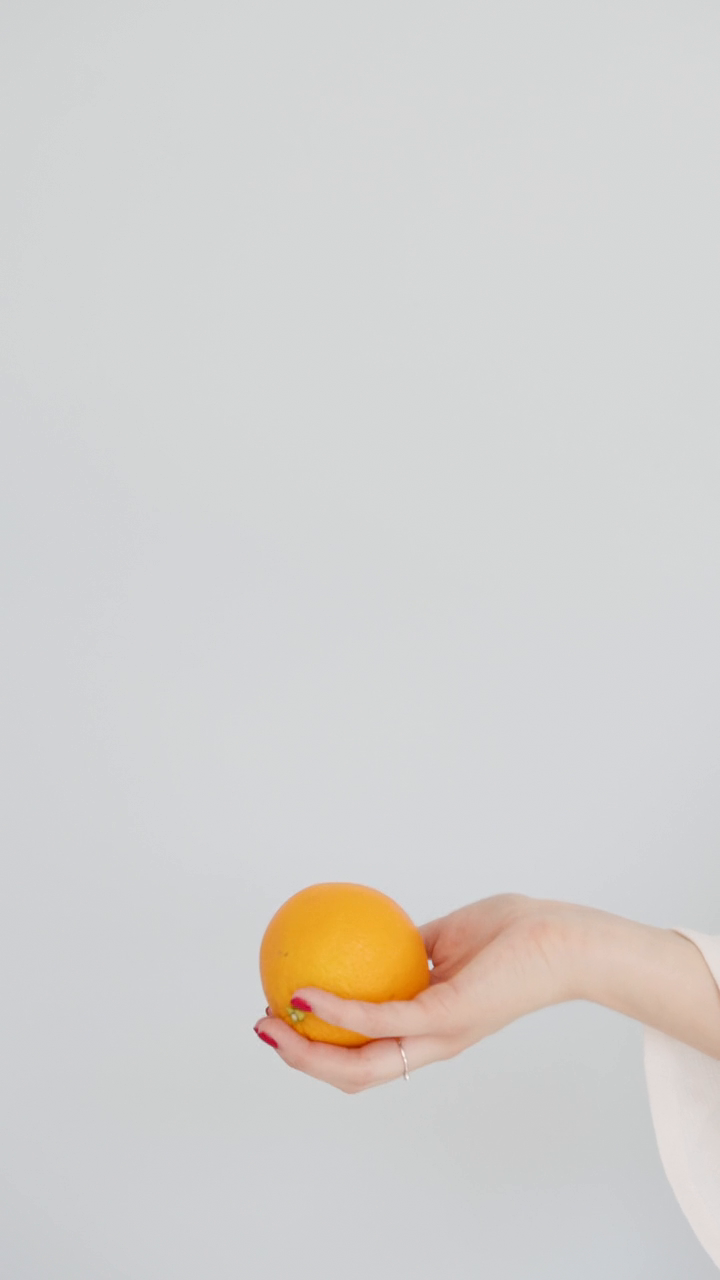
#> input picture frame 29 of IZ1/src/orange.mp4, 720 x 1280 px, given in place of guy.mp4, which was not available
$ python main.py
#> lines starting #> are read from the running program, lines starting #| are printed output that depends on the picture; after the words box and inside, x2 and y2 are one past the last pixel; in counts of white or black regions, pixels touching at a corner belong together
import cv2
import mosse

trackers = {
    'csrt': cv2.TrackerCSRT.create,
    'kcf': cv2.TrackerKCF.create,
    'mosse': cv2.legacy.TrackerMOSSE.create,

    'our_mosse': mosse.Mosse
}

videos = ['bee', 'paraglider', 'car', 'scateboard', 'orange', 'guy']

# Настройки
name = videos[5]
path = f'IZ1/src/{name}.mp4'
tracker_selection = 'csrt'
reset_tracker_on_fail = True
write_video = True
window_name = 'Tracking'
window_size = (1024, 576)
output_path = f'IZ1/out/Tracking_{name}_{tracker_selection}.mp4'

cap = cv2.VideoCapture(path)
w = int(cap.get(cv2.CAP_PROP_FRAME_WIDTH))
h = int(cap.get(cv2.CAP_PROP_FRAME_HEIGHT))
fps = cap.get(cv2.CAP_PROP_FPS)
duration = int(cap.get(cv2.CAP_PROP_FRAME_COUNT) / fps)
fourcc = int(cap.get(cv2.CAP_PROP_FOURCC))
fourcc = chr(fourcc & 0xff) + chr((fourcc >> 8) & 0xff) + chr((fourcc >> 16) & 0xff) + chr((fourcc >> 24) & 0xff) # преобразования кода кодека видео в четырехсимвольную строку
print(f'\nПАРАМЕТРЫ ВИДЕО')
print(f'{path} | {fourcc} | {w}x{h} | {fps} fps | {duration} seconds\n')
cv2.namedWindow(window_name, cv2.WINDOW_NORMAL)
cv2.resizeWindow(window_name, *window_size)
tracker = trackers[tracker_selection]()
roi = None
if write_video:
    fourcc = cv2.VideoWriter.fourcc(*'mp4v')
    video_writer = cv2.VideoWriter(output_path, fourcc, fps, (w, h))

while True:
    ok, frame = cap.read()
#> frame is the input picture: shape (1280, 720, 3); mean B, G, R 207.1, 209, 210.9
    key = cv2.waitKey(1) & 0xFF
#> (key q is pressed here)
    if not ok or key == 27:
        break

    if roi is not None:
        timer = cv2.getTickCount()
        success, box = tracker.update(frame)
        frametime = (cv2.getTickCount() - timer) / cv2.getTickFrequency()
        if success:
            x, y, w, h = [int(c) for c in box]
            cv2.rectangle(frame, (x, y), (x + w, y + h), (0, 0, 200), 2)
            cv2.putText(frame, f'Tracker: {tracker_selection.upper()}. Frametime: {round(frametime * 1000)} ms ({int(1 / frametime)} FPS)', (50, 50), cv2.FONT_HERSHEY_SIMPLEX, 1.0, (203, 192, 255), 3, cv2.LINE_AA)
        else:
            print('Не удалось отследить объект')
            cv2.putText(frame, 'Tracking failed!!', (50, 50), cv2.FONT_HERSHEY_SIMPLEX, 1.0, (203, 192, 255), 3, cv2.LINE_AA)
            if reset_tracker_on_fail:
                roi = None
                tracker = trackers[tracker_selection]()
    else:
        cv2.putText(frame, 'Press "s" to select ROI', (50, 50), cv2.FONT_HERSHEY_SIMPLEX, 1.0, (203, 192, 255), 3, cv2.LINE_AA)
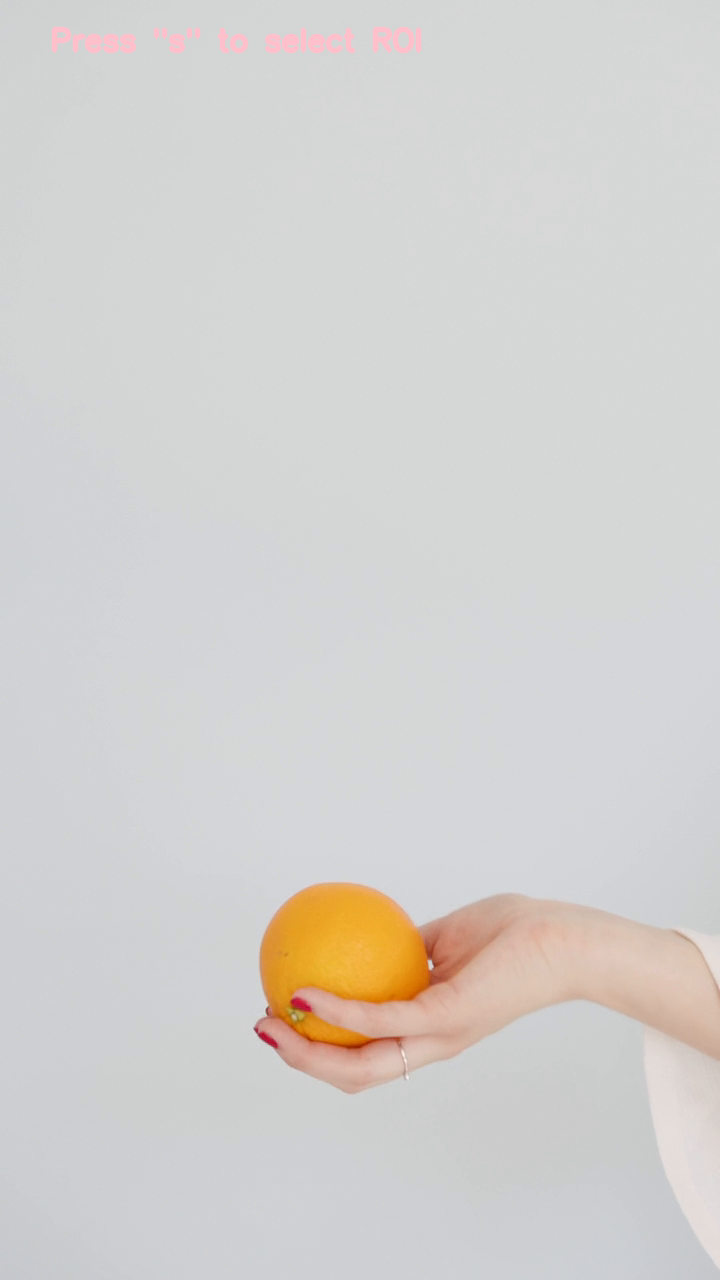
#> frame: shape (1280, 720, 3); 0.56% of pixels changed, all inside (x1, y1, x2, y2) = (51, 26, 422, 54)

    cv2.imshow('Tracking', frame)
    if key == ord('s'):
        roi = cv2.selectROI(window_name, frame)
        tracker = trackers[tracker_selection]()
        tracker.init(frame, roi)
    elif key == ord('q'):
        roi = None
    if write_video:
        video_writer.write(frame)

cv2.destroyAllWindows()

$ run again, starting later in the video
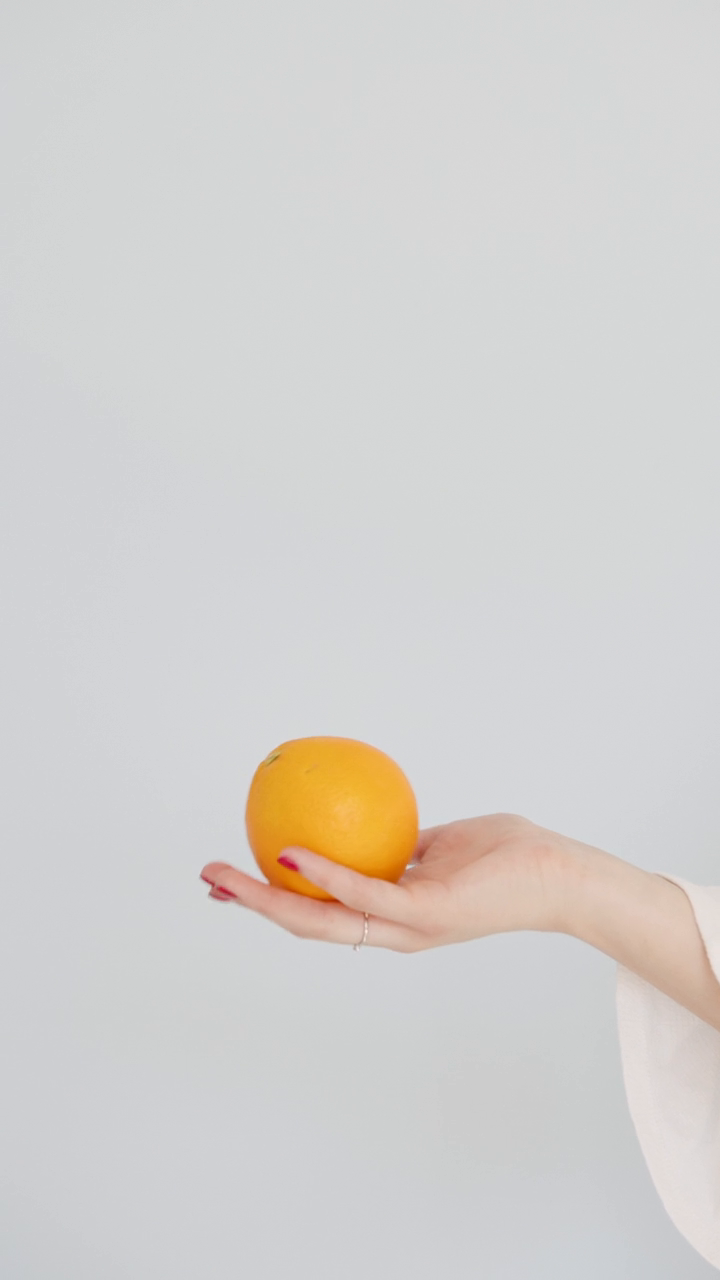
#> input picture frame 130 of IZ1/src/orange.mp4, 720 x 1280 px, given in place of guy.mp4, which was not available
#> frame is the input picture: shape (1280, 720, 3); mean B, G, R 206.4, 208.6, 210.9
#> `cv2.putText(frame, 'Press "s" to select ROI', (50, 50), cv2.FONT_HERSH..`:
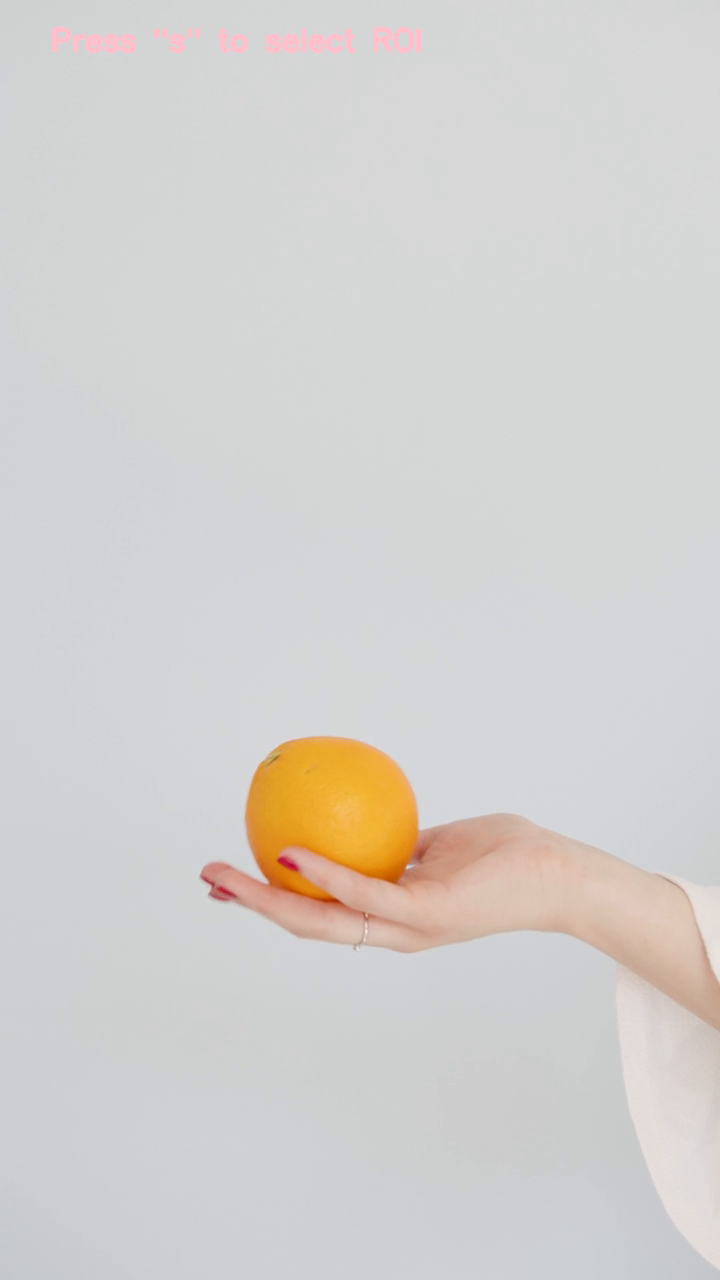
#> frame: shape (1280, 720, 3); 0.56% of pixels changed, all inside (x1, y1, x2, y2) = (51, 26, 422, 54)

$ run again, starting later in the video
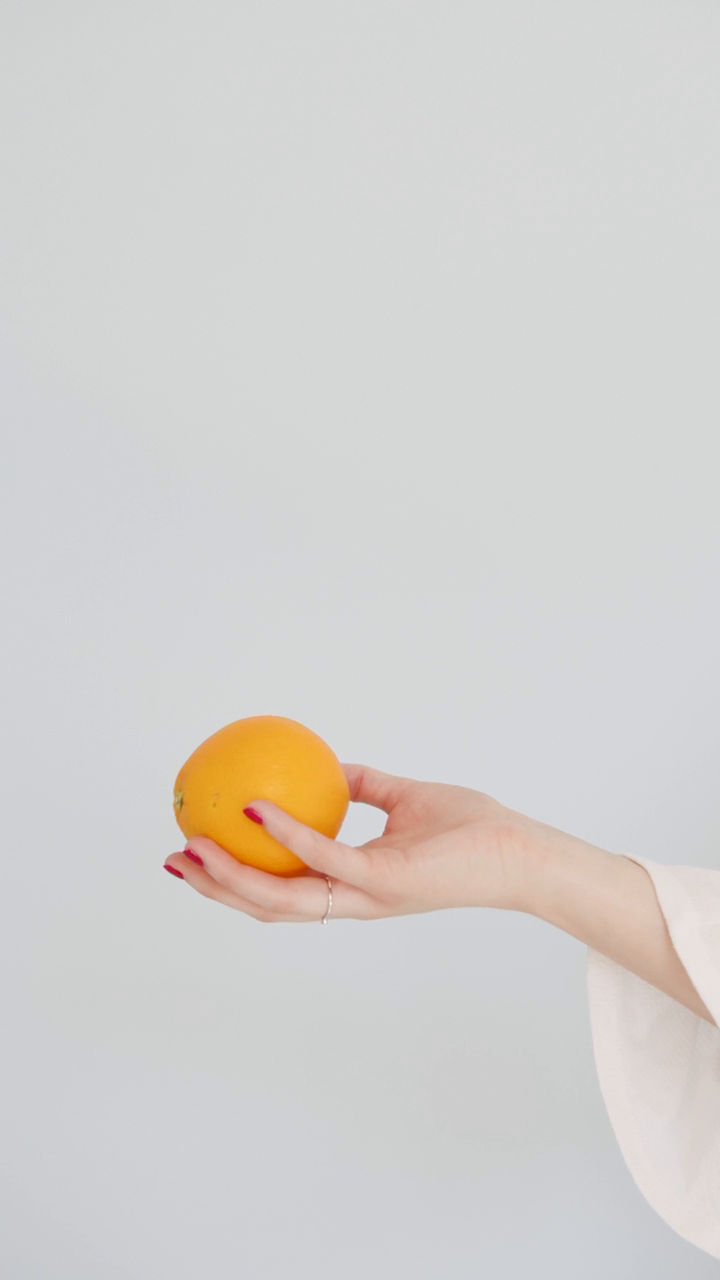
#> input picture frame 232 of IZ1/src/orange.mp4, 720 x 1280 px, given in place of guy.mp4, which was not available
#> frame is the input picture: shape (1280, 720, 3); mean B, G, R 206.2, 208.5, 210.9
#> `cv2.putText(frame, 'Press "s" to select ROI', (50, 50), cv2.FONT_HERSH..`:
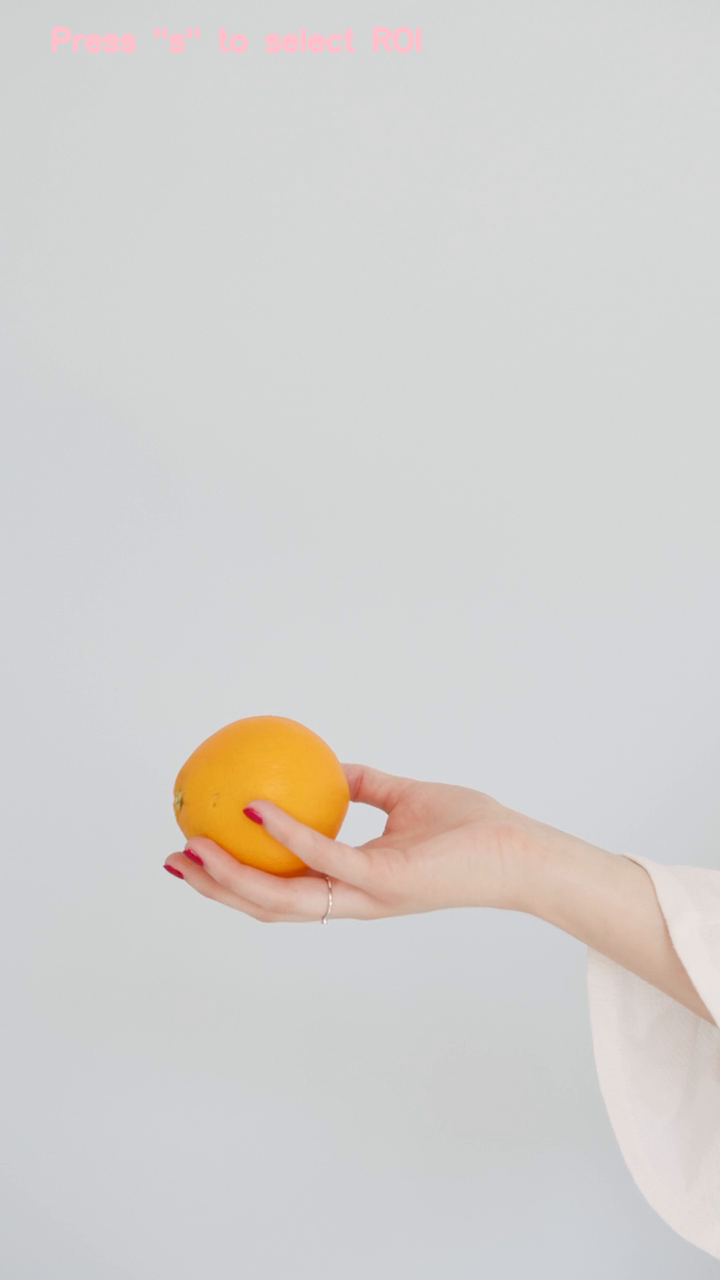
#> frame: shape (1280, 720, 3); 0.56% of pixels changed, all inside (x1, y1, x2, y2) = (51, 26, 422, 54)
